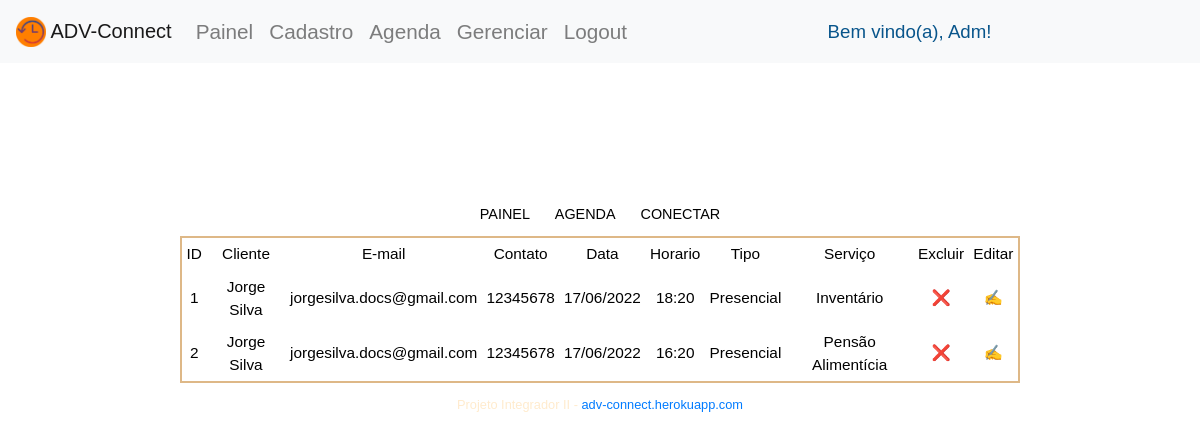
/cadastro (signed in), run on the app's committed database.
### app/models/models.py (models this page shows, shortened)
class User(db.Model, UserMixin):
    __tablename__ = 'users'
    id = db.Column(db.Integer, autoincrement=True, primary_key=True)
    name = db.Column(db.String(86), nullable=False)
    email = db.Column(db.String(84), nullable=False, unique=True)
    password = db.Column(db.String(128), nullable=False)

class Cadastro(db.Model):
    __tablename__= 'agendamentos'
    _id = db.Column(db.Integer, primary_key=True, autoincrement=True)
    cliente = db.Column(db.String(86), nullable=False)
    email = db.Column(db.String(86), nullable=False)
    contato = db.Column(db.String(14), nullable=False)
    data = db.Column(db.String(10), nullable=False)
    horario= db.Column(db.String(6), nullable=False)
    tipo= db.Column(db.String(20), nullable=False)
    servico = db.Column(db.String(20), nullable=False)
    datahora= db.Column(db.String(16), unique=True)

### app/controller/controller.py (the view)
@app.route('/cadastro')
def cadastro():
    cadastrados = Cadastro.query.all()
    return render_template('cadastro.html', cadastrados=cadastrados)

### app/models/models.py (called while the page is built)
@login_manager.user_loader
def get_user(user_id):
    return User.query.filter_by(id=user_id).first()

### app/templates/cadastro.html (shortened to what this page needs)
{% if current_user.is_authenticated %}
{% extends 'viewbase.html' %}
{%block content%}
        <h1>CADASTRO</h1>
        <br>
        <h2>
            <a href="{{ url_for('painel') }}"><button class="button2" type="button">PAINEL</button></a>
            <a href="{{ url_for('agenda') }}"><button class="button2" type="button">AGENDA</button></a>
            <a href="{{ url_for('conectar') }}"><button class="button2" type="button">CONECTAR</button></a>
        </h2>
            <table>
                <tr>
                    <td>ID</td>
                    <td>Cliente</td>
                    <td>E-mail</td>
                    <td>Contato</td>
                    <td>Data</td>
                    <td>Horario</td>
                    <td>Tipo</td>
                    <td>Serviço</td>
                    <td>Excluir</td>
                    <td>Editar</td>
                </tr>
                {% for cadastrado in cadastrados %}
                <tr>
                    <td>{{ cadastrado._id }}</td>
                    <td>{{ cadastrado.cliente }}</td>
                    <td>{{ cadastrado.email }}</td>
                    <td>{{ cadastrado.contato }}</td>
                    <td>
                    </td>
                    <td>{{ cadastrado.horario }}</td>
                    <td>{{ cadastrado.tipo }}</td>
                    <td>{{ cadastrado.servico }}</td>
                    <td><a href='/excluir_cadastro/{{ cadastrado._id }}'>&#10060</a></td>
                    <td><a href='/editar_cadastro/{{ cadastrado._id }}'>&#9997</a></td>
                </tr>
                {% endfor %}
            </table>
{% endblock %}
{% else %}
<script>
    window.location.href = "{{ url_for('login') }}"
</script>
{% endif %}

### app/templates/viewbase.html (shortened to what this page needs)
<!DOCTYPE html>
<html lang="pt-br">
<head>
  <link rel="stylesheet" href="https://stackpath.bootstrapcdn.com/bootstrap/4.2.1/css/bootstrap.min.css">
  <link rel="stylesheet" href="{{ url_for('static', filename='estilo.css') }}">
</head>
<body>
    <nav class="navbar navbar-expand-lg navbar-light bg-light">
        <a class="navbar-brand" href="{{ url_for('index') }}">
          <img src="../static/layout/favicon.png" alt="Logo" width="30" height="30"> ADV-Connect
        </a>
        <div class="collapse navbar-collapse" id="navbarNavAltMarkup">
          <div class="navbar-nav">
            {% if current_user.is_authenticated %}
              <a class="nav-item nav-link" href="{{ url_for('painel') }}">Painel<span class="sr-only">(current)</a>
              <a class="nav-item nav-link" href="{{ url_for('cadastro') }}">Cadastro<span class="sr-only">(current)</a>
              <a class="nav-item nav-link" href="{{ url_for('agenda') }}">Agenda<span class="sr-only">(current)</a>
              <a class="nav-item nav-link" href="{{ url_for('gerenciar') }}">Gerenciar<span class="sr-only">(current)</a>
              <a class="nav-item nav-link" href="{{ url_for('logout') }}">Logout<span class="sr-only">(current)</span></a>
              <div class="nav-item" style="color: #08558B"> Bem vindo(a), {{ current_user.name }}!<span class="sr-only">(current)</span></div>
            {% else %}
              <a class="nav-item nav-link" href="{{ url_for('login') }}">Login <span class="sr-only">(current)</span></a>
            {% endif %}
          </div>
        </div>
    </nav>
    {% block content %} {% endblock %}
</body>
<footer>
    <p>Projeto Integrador II - <a href="{{ url_for('index') }}">adv-connect.herokuapp.com</a></p>
</footer>
</html>

### app/static/estilo.css (style rules this page uses)
* { box-sizing: border-box; }
.mySlide, img { vertical-align: middle; }
body { background-image: url('../static/layout/img.png'); background-size: 100%; font-family: sans-serif; font-size: 1.6rem; }
h1 { font-family: 'Segoe UI'; font-size: 2.5rem; margin-top: 4vh; text-align: center; color: white; }
div { color: blanchedalmond; font-size: 90%; text-align: center; width: 100% !important; height: 100% !important; margin: auto; }
h2 { text-align: center; width: 100% !important; height: 100% !important; }
.button2 { background-color:white; padding: 4px 8px; border: none; border-radius: 3px; cursor: pointer; font-family: sans-serif; font-size: 0.9rem; text-align: center; color: black; margin: auto; }
table { background-color: white; display:center; border: solid 2px burlywood; font-family: sans-serif; color: black; font-size: 60%; width: 70% !important; height: 70% !important; margin: auto; }
tr, td { padding: 0.3em; margin: 0; text-align: center; }
footer { padding-top: 1.5vh; font-family: sans-serif; font-size: 0.8rem; color: blanchedalmond; text-align: center; width: auto; }

### data on the page
User: name "Adm"
Cadastro: _id "1", cliente "Jorge Silva", email "jorgesilva.docs@gmail.com", contato "12345678", horario "18:20", tipo "Presencial", servico "Inventário"
Cadastro: _id "2", cliente "Jorge Silva", email "jorgesilva.docs@gmail.com", contato "12345678", horario "16:20", tipo "Presencial", servico "Pensão Alimentícia"
